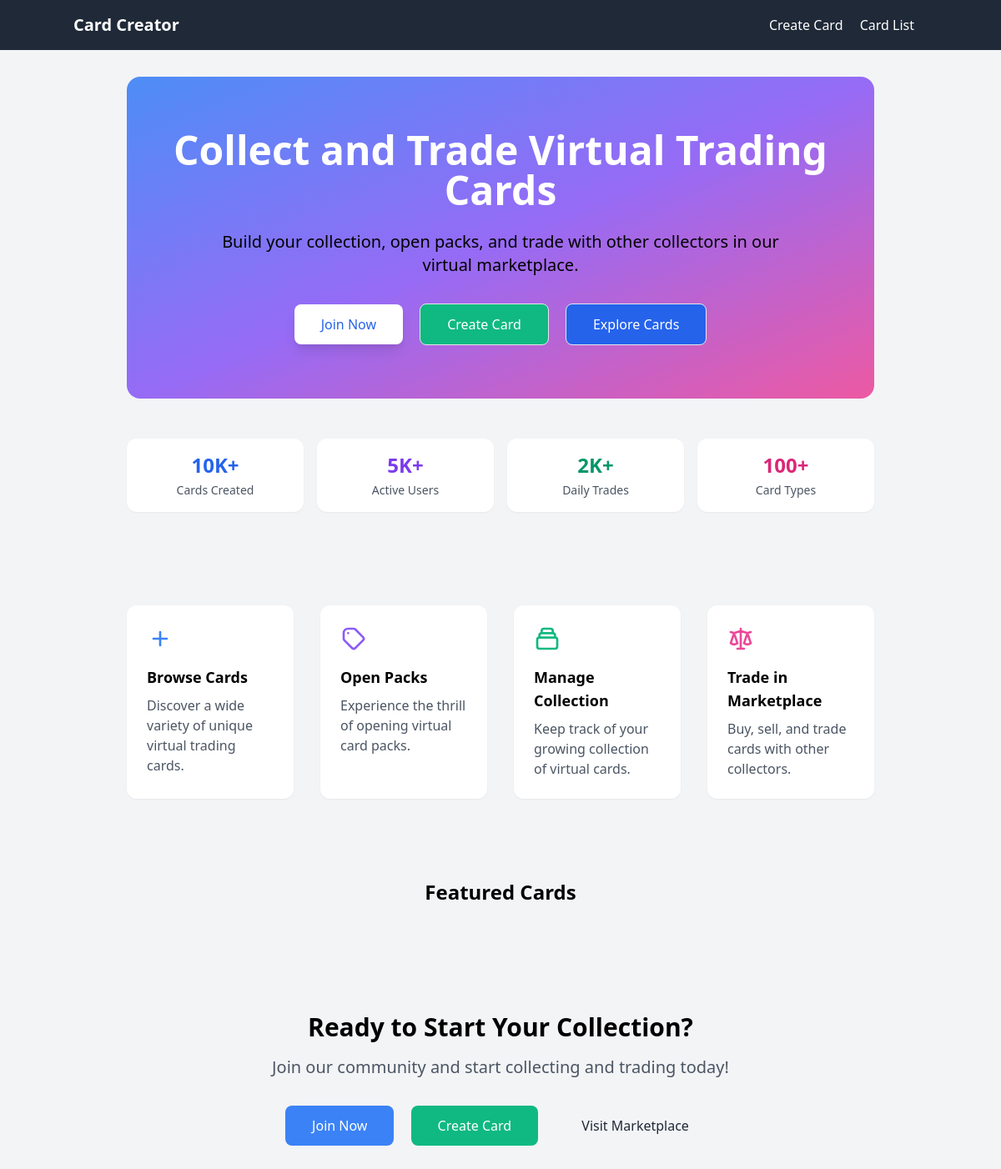
The page /cards/home/ on the database as committed earlier.
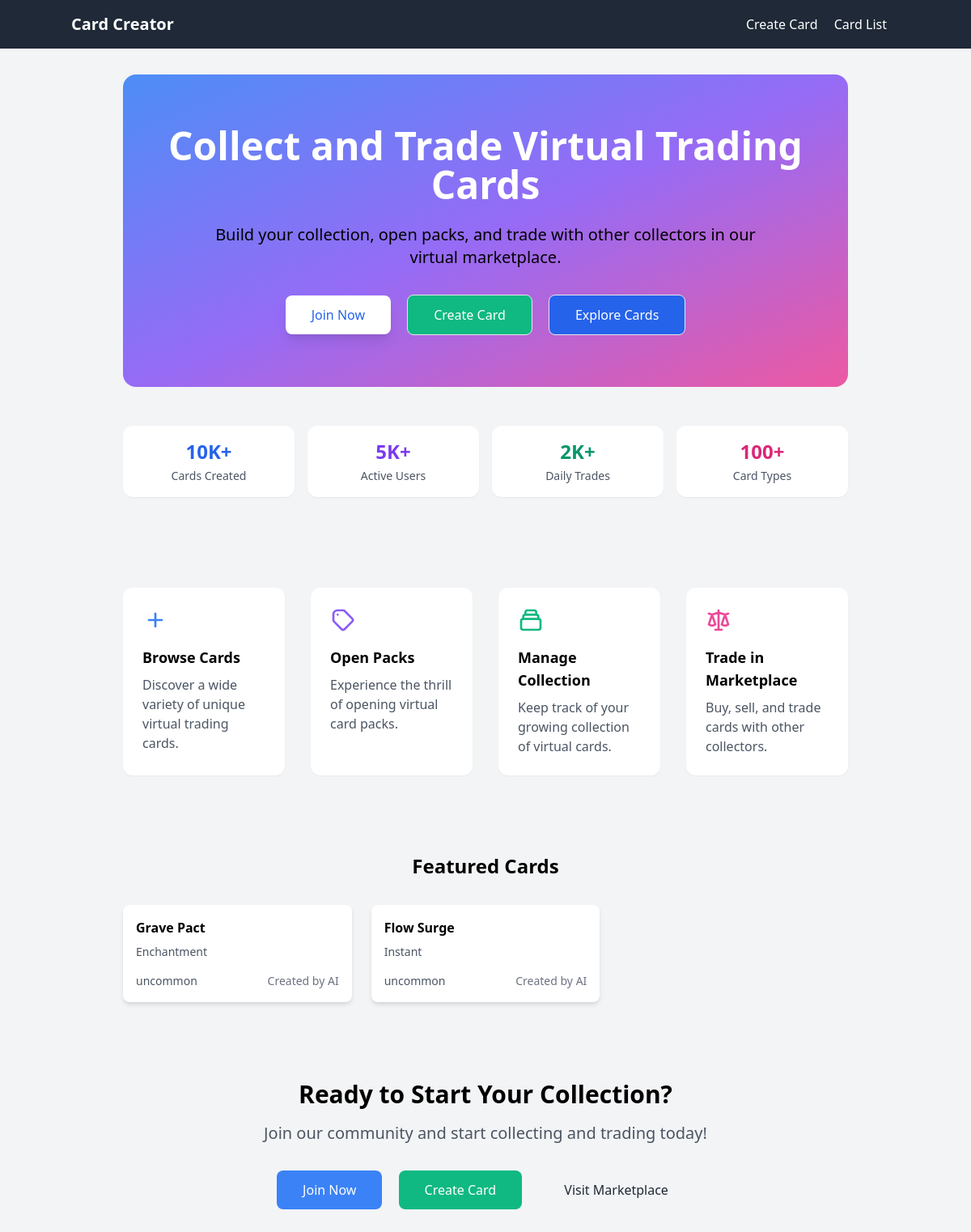
The same page on the database as committed later.
### cards/models.py (models this page shows, shortened)
class Card(models.Model):
    name = models.CharField(max_length=200)
    manaCost = models.CharField(max_length=200, blank=True, null=True)
    type = models.CharField(max_length=200)
    abilities = models.TextField(blank=True, null=True)
    flavorText = models.TextField(blank=True, null=True)
    rarity = models.CharField(max_length=50)
    set_name = models.CharField(max_length=50)
    card_number = models.IntegerField()
    powerToughness = models.CharField(max_length=20, blank=True, null=True)
    backblaze_image_url = models.URLField(max_length=500, blank=True, null=True)
    created_at = models.DateTimeField(auto_now_add=True)

### cards/views.py (the view)
# urls.py: path('home/', views.home, name='home'),
def home(request):
    cards = Card.objects.all()
    return render(request, 'cards/home.html', {'cards': cards})

### cards/templates/cards/home.html (shortened to what the changed rows need)
{% extends "base.html" %}
{% block content %}
<div class="max-w-4xl mx-auto">
    <div class="relative text-center py-16 px-4 rounded-2xl overflow-hidden mb-12">
        <div class="relative z-10">
            <h1 class="text-4xl md:text-5xl font-bold mb-6 text-white">Collect and Trade Virtual Trading Cards</h1>
        </div>
    </div>
    <div class="py-12">
        <h2 class="text-2xl font-bold text-center mb-8">Featured Cards</h2>
        <div class="grid grid-cols-1 md:grid-cols-3 gap-6">
            {% for card in cards %}
            <div class="bg-white rounded-lg shadow-md overflow-hidden hover:shadow-lg transition-shadow duration-200">
                <div class="p-4">
                    <h3 class="font-semibold mb-2">{{ card.name }}</h3>
                    <p class="text-sm text-gray-600">{{ card.type }}</p>
                    <div class="mt-4 flex justify-between items-center">
                        <span class="text-sm font-medium
                            {% if card.rarity == 'Mythic Rare' %}text-purple-600
                            {% elif card.rarity == 'Rare' %}text-blue-600
                            {% elif card.rarity == 'Uncommon' %}text-green-600
                            {% else %}text-gray-600{% endif %}">
                            {{ card.rarity }}
                        </span>
                        <span class="text-sm text-gray-500">Created by AI</span>
                    </div>
                </div>
            </div>
            {% endfor %}
        </div>
    </div>
    <div class="text-center py-12">
        <h2 class="text-3xl font-bold mb-4">Ready to Start Your Collection?</h2>
    </div>
</div>
{% endblock %}

Rows that differ between the two databases and show on the page:
added Card: name "Grave Pact", type "Enchantment", rarity "uncommon"
added Card: name "Flow Surge", type "Instant", rarity "uncommon"
